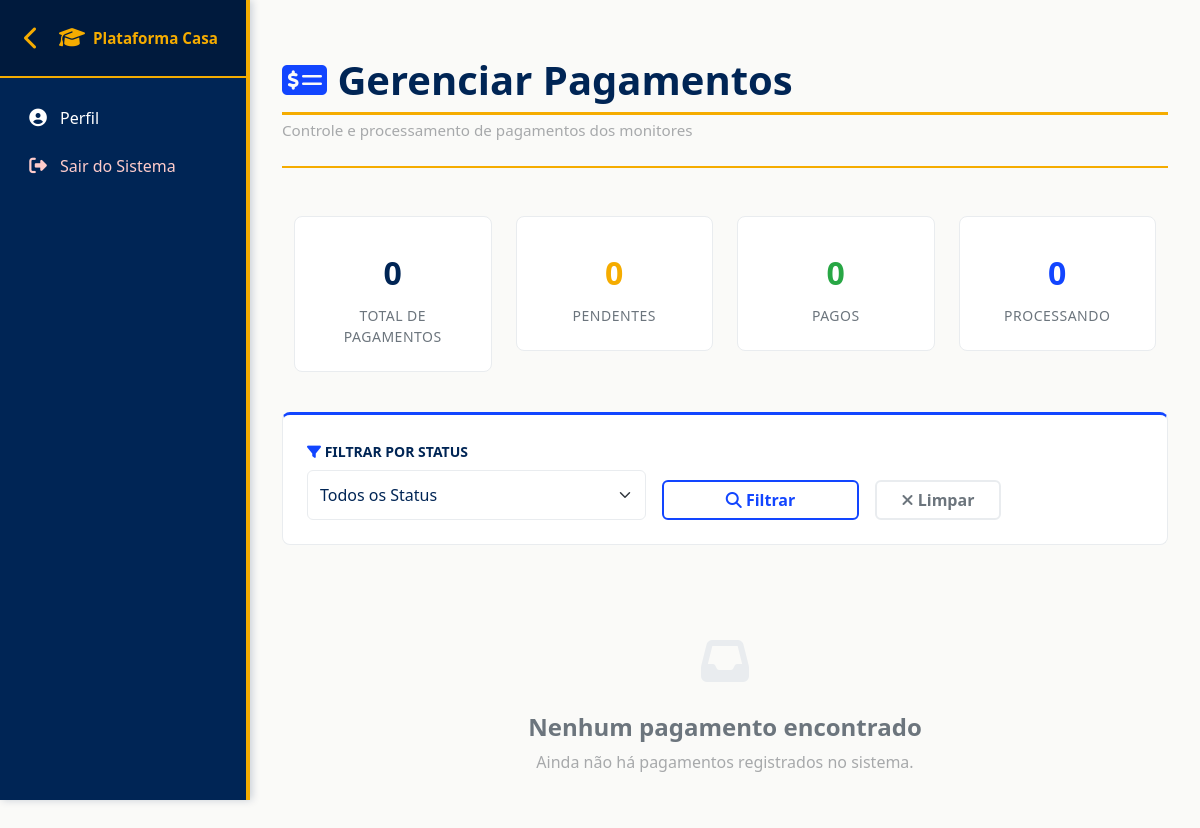
The app's page /gestao/pagamentos/, older data.
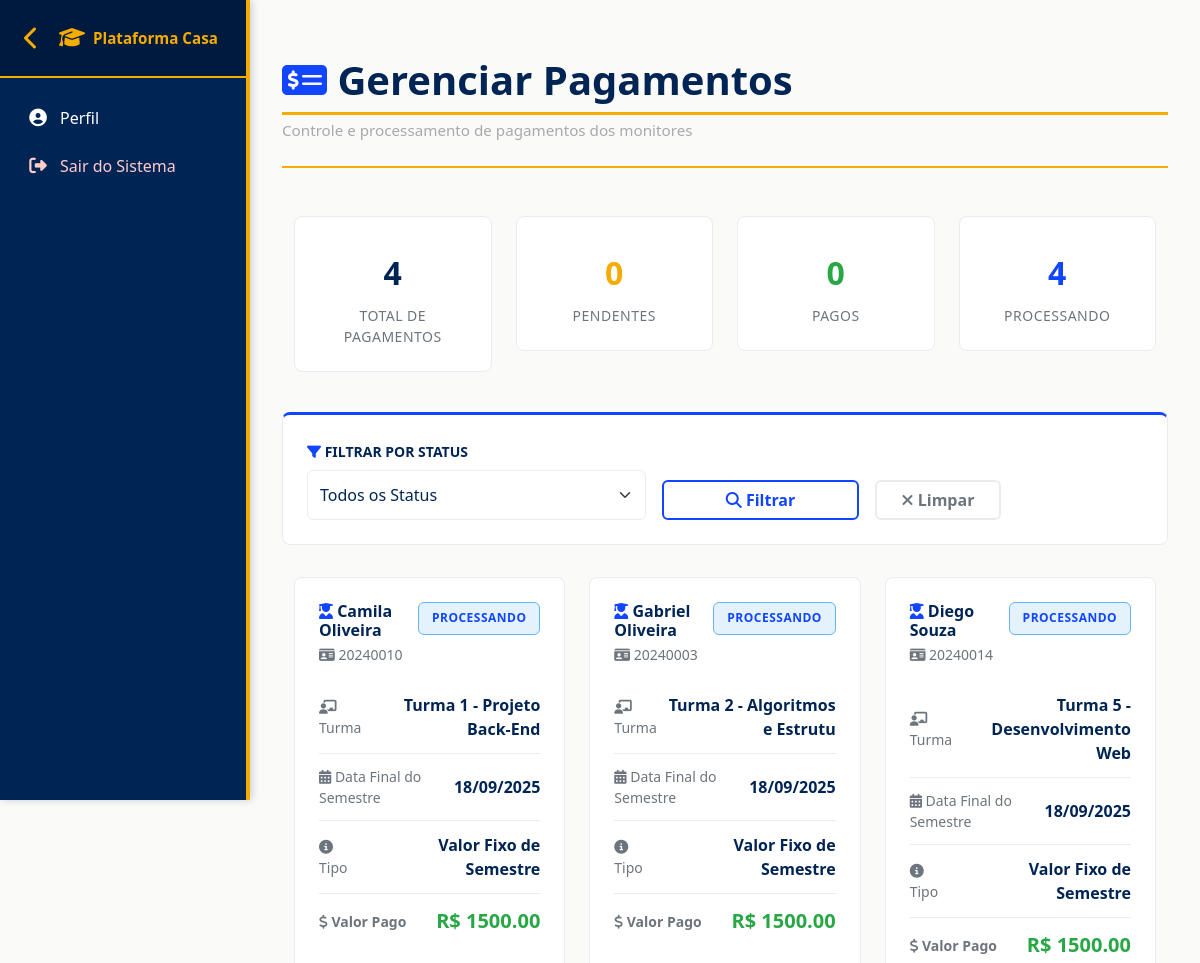
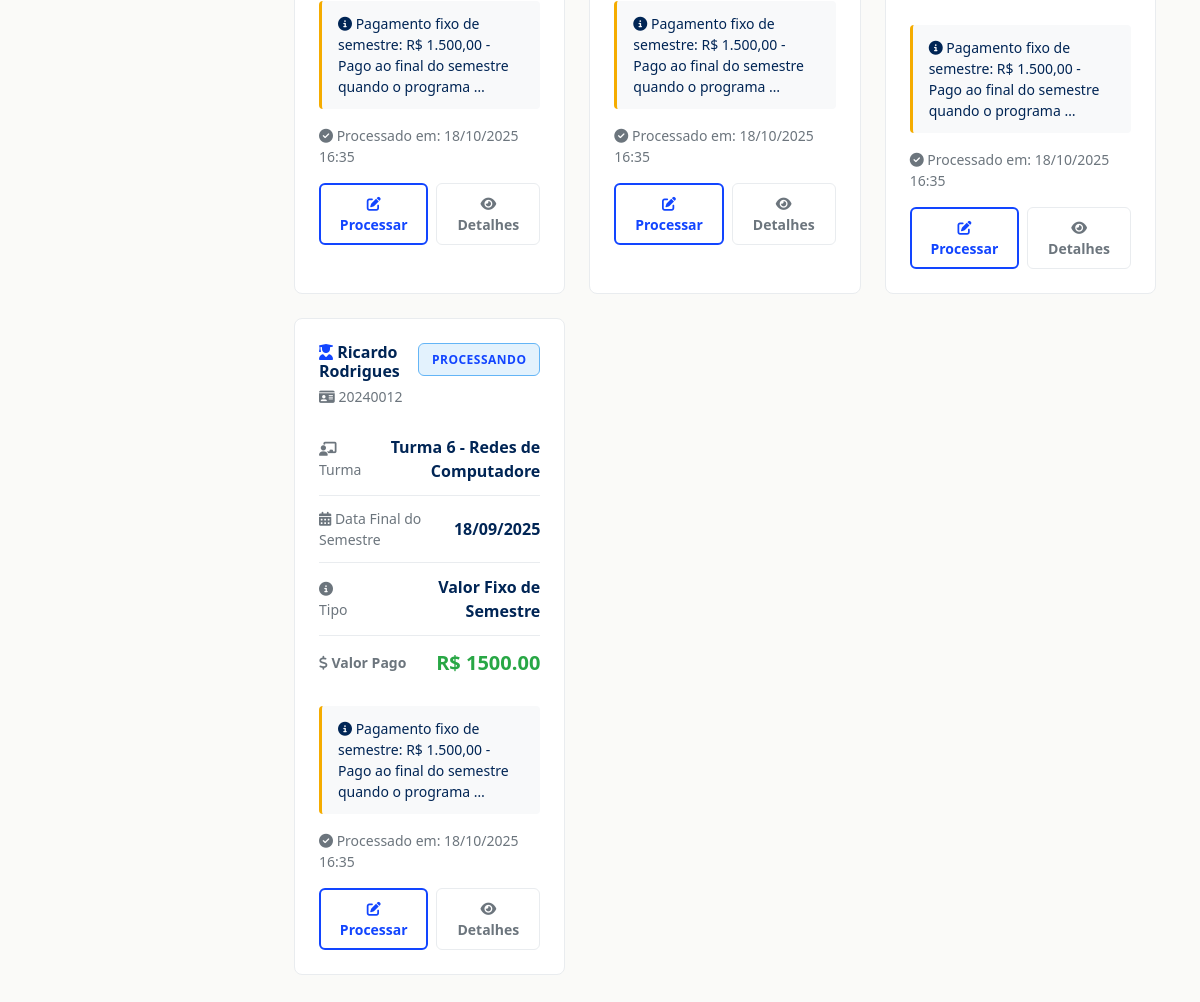
The same page, newer data (2 pictures, top to bottom).
### plataforma_Casa/models.py (models this page shows, shortened)
class StatusPagamento(models.Model):
    STATUS_CHOICES = [
        ('Pendente', 'Pendente'),
        ('Processando', 'Processando'),
        ('Pago', 'Pago'),
        ('Cancelado', 'Cancelado'),
    ]
    VALOR_SEMESTRE = Decimal('1500.00')  # Valor fixo: R$1.500 por semestre
    monitor = models.ForeignKey(Aluno, on_delete=models.CASCADE, related_name='pagamentos')
    turma = models.ForeignKey(Turma, on_delete=models.CASCADE, related_name='pagamentos')
    mes_referencia = models.DateField(help_text="Data final do semestre para este pagamento")
    valor_total = models.DecimalField(max_digits=10, decimal_places=2, editable=False, default=Decimal('1500.00'))
    status = models.CharField(max_length=50, choices=STATUS_CHOICES, default='Pendente')
    processado_por = models.ForeignKey(Funcionario, on_delete=models.SET_NULL, null=True, blank=True, related_name='pagamentos_processados')
    data_processamento = models.DateTimeField(null=True, blank=True)
    observacao = models.TextField(blank=True, null=True, help_text="Observações sobre o pagamento")
    criado_em = models.DateTimeField(auto_now_add=True)
    class Meta:
        verbose_name = 'Status de Pagamento'
        verbose_name_plural = 'Status de Pagamentos'
        ordering = ['-mes_referencia']

class Usuario(models.Model):
    nome = models.CharField(max_length=100)
    email = models.EmailField(max_length=100)
    tipo_usuario = models.ForeignKey(TipoUsuario, on_delete=models.CASCADE)
    ativo = models.BooleanField(default=True)

class Aluno(Usuario):
    matricula = models.CharField(max_length=20, unique=True)
    curso = models.ForeignKey(Curso, on_delete=models.CASCADE)
    data_ingresso = models.DateField()
    periodo = models.IntegerField()
    cr_geral = models.FloatField()

class Turma(models.Model):
    nome = models.CharField(max_length=100)
    vaga = models.ForeignKey(Vaga, on_delete=models.CASCADE)
    sala = models.ForeignKey(Sala, on_delete=models.CASCADE)
    descricao = models.TextField()
    data_inicio = models.DateField()
    data_fim = models.DateField()
    dias_da_semana = models.CharField(max_length=100)  # Ex: "Segunda, Quarta, Sexta"
    horario = models.CharField(max_length=50)  # Ex: "18:00 - 21:00"
    monitor = models.ForeignKey(Aluno, on_delete=models.CASCADE, related_name='monitorias')
    curso = models.ForeignKey(Curso, on_delete=models.CASCADE)
    ativo = models.BooleanField(default=True)
    criado_em = models.DateTimeField(auto_now_add=True)

class Vaga(models.Model):
    nome = models.CharField(max_length=100)
    curso = models.ForeignKey(Curso, on_delete=models.CASCADE)
    coordenador = models.ForeignKey(Funcionario, on_delete=models.CASCADE, related_name='vagas_coordenadas')
    descricao = models.TextField()
    requisitos = models.TextField()
    responsabilidades = models.TextField(blank=True, null=True)  # Novo campo
    numero_vagas = models.IntegerField(default=1)  # Novo campo
    disciplina = models.CharField(max_length=100, blank=True, null=True)  # Novo campo
    monitores = models.ManyToManyField(Aluno, related_name='vagas_inscritas', blank=True)
    ativo = models.BooleanField(default=True)
    criado_em = models.DateTimeField(auto_now_add=True)

### plataforma_Casa/views.py (the view)
# urls.py: path('gestao/pagamentos/', views.gerenciar_pagamentos, name='gerenciar_pagamentos'),
def gerenciar_pagamentos(request):
    pagamentos = StatusPagamento.objects.all().select_related('monitor', 'turma').order_by('-mes_referencia')
    status_filtro = request.GET.get('status')
    if status_filtro:
        pagamentos = pagamentos.filter(status=status_filtro)
    context = {'pagamentos': pagamentos}
    return render(request, 'gestao/pagamentos.html', context)

### plataforma_Casa/context_processors.py (called while the page is built, shortened)
def user_groups(request):
    return {
        'is_aluno': False,
        'is_monitor': False,
        'is_professor': False,
        'is_admin': False,
    }

### plataforma_Casa/templatetags/custom_filters.py (called while the page is built)
@register.filter
def filter_by_status(queryset, status):
    if not queryset:
        return []
    try:
        return queryset.filter(status=status)
    except Exception:
        if isinstance(queryset, list):
            return [item for item in queryset if hasattr(item, 'status') and item.status == status]
        return queryset

### plataforma_Casa/templates/gestao/pagamentos.html (shortened to what the changed rows need)
{% extends 'base.html' %}
{% load static %}
{% load custom_filters %}
{% block content %}
<div class="container-fluid py-4">
    <div class="page-header mb-5">
        <h1 class="mb-1" style="color: #002555; font-weight: 700;">
            <i class="fas fa-money-check-alt" style="color: #1245FF;"></i> Gerenciar Pagamentos
        </h1>
    </div>
    <div class="row mb-4">
        <div class="col-md-3 mb-3">
            <div class="stats-card">
                <div class="stats-value">{{ pagamentos|length }}</div>
                <div class="stats-label">Total de Pagamentos</div>
            </div>
        </div>
        <div class="col-md-3 mb-3">
            <div class="stats-card">
                <div style="font-size: 2rem; font-weight: 700; color: #1245FF; margin: 0.5rem 0;">
                    {% with processando=pagamentos|filter_by_status:'Processando' %}{{ processando|length }}{% endwith %}
                </div>
                <div class="stats-label">Processando</div>
            </div>
        </div>
    </div>
    {% if pagamentos %}
    <div class="row">
        {% for pagamento in pagamentos %}
        <div class="col-md-6 col-lg-4 mb-4">
            <div class="payment-card">
                <div class="card-body">
                    <div class="d-flex justify-content-between align-items-start mb-3">
                        <div>
                            <h5 class="card-title mb-1">
                                <i class="fas fa-user-graduate" style="color: #1245FF;"></i> {{ pagamento.monitor.nome }}
                            </h5>
                            <p class="text-muted small mb-0">
                                <i class="fas fa-id-card"></i> {{ pagamento.monitor.matricula }}
                            </p>
                        </div>
                        <span class="status-badge status-{{ pagamento.status|lower }}">
                            {{ pagamento.status }}
                        </span>
                    </div>
                    <div class="mb-3">
                        <div class="card-detail-row">
                            <span class="detail-label"><i class="fas fa-chalkboard-teacher"></i> Turma</span>
                            <span class="detail-value">{{ pagamento.turma.vaga.disciplina|default:pagamento.turma.nome }}</span>
                        </div>
                        <div class="card-detail-row">
                            <span class="detail-label"><i class="fas fa-calendar-alt"></i> Data Final do Semestre</span>
                            <span class="detail-value">{{ pagamento.mes_referencia|date:"d/m/Y" }}</span>
                        </div>
                        <div class="card-detail-row">
                            <span class="detail-label"><i class="fas fa-info-circle"></i> Tipo</span>
                            <span class="detail-value">Valor Fixo de Semestre</span>
                        </div>
                        <div class="card-detail-row">
                            <span class="detail-label"><strong><i class="fas fa-dollar-sign"></i> Valor Pago</strong></span>
                            <span class="detail-value-total">R$ {{ pagamento.valor_total|floatformat:2 }}</span>
                        </div>
                    </div>
                    {% if pagamento.observacao %}
                    <div class="observation-box">
                        <i class="fas fa-info-circle"></i> {{ pagamento.observacao|truncatewords:15 }}
                    </div>
                    {% endif %}
                    {% if pagamento.data_processamento %}
                    <p class="text-muted small mb-3">
                        <i class="fas fa-check-circle"></i> Processado em: {{ pagamento.data_processamento|date:"d/m/Y H:i" }}
                    </p>
                    {% endif %}
                    <div class="d-flex gap-2 mt-3">
                        <a href="{% url 'processar_pagamento' pagamento.id %}"
                           class="btn btn-action flex-fill">
                            <i class="fas fa-edit"></i> Processar
                        </a>
                        <button class="btn btn-details flex-fill"
                                data-bs-toggle="modal"
                                data-bs-target="#detalhesModal{{ pagamento.id }}">
                            <i class="fas fa-eye"></i> Detalhes
                        </button>
                    </div>
                </div>
            </div>
        </div>
        {% endfor %}
    </div>
    {% else %}
    <div class="empty-state">
        <div class="empty-state-icon"><i class="fas fa-inbox"></i></div>
        <h4>Nenhum pagamento encontrado</h4>
        <p class="text-muted">
            {% if request.GET.status %}
            Não há pagamentos com o status selecionado.
            {% else %}
            Ainda não há pagamentos registrados no sistema.
            {% endif %}
        </p>
    </div>
    {% endif %}
</div>
{% endblock %}

Row changes from the older to the newer data that the page shows:
added StatusPagamento: monitor.nome "Camila Oliveira", monitor.matricula "20240010", status "PROCESSANDO", turma.vaga.disciplina "Turma 1 - Projeto Back-End", mes_referencia "18/09/2025", valor_total "1500.00", observacao "Pagamento fixo de semestre: R$ 1.500,00 - Pago ao final do semestre quando o programa …", data_processamento "18/10/2025 16:35"
added StatusPagamento: monitor.nome "Gabriel Oliveira", monitor.matricula "20240003", status "PROCESSANDO", turma.vaga.disciplina "Turma 2 - Algoritmos e Estrutu", mes_referencia "18/09/2025", valor_total "1500.00", observacao "Pagamento fixo de semestre: R$ 1.500,00 - Pago ao final do semestre quando o programa …", data_processamento "18/10/2025 16:35"
added StatusPagamento: monitor.nome "Diego Souza", monitor.matricula "20240014", status "PROCESSANDO", turma.vaga.disciplina "Turma 5 - Desenvolvimento Web", mes_referencia "18/09/2025", valor_total "1500.00", observacao "Pagamento fixo de semestre: R$ 1.500,00 - Pago ao final do semestre quando o programa …", data_processamento "18/10/2025 16:35"
added StatusPagamento: monitor.nome "Ricardo Rodrigues", monitor.matricula "20240012", status "PROCESSANDO", turma.vaga.disciplina "Turma 6 - Redes de Computadore", mes_referencia "18/09/2025", valor_total "1500.00", observacao "Pagamento fixo de semestre: R$ 1.500,00 - Pago ao final do semestre quando o programa …", data_processamento "18/10/2025 16:35"
Text that changed along with them:
{{ pagamentos|length }}: "0" → "4"
{{ processando|length }}: "0" → "4"
text no longer shown: "Nenhum pagamento encontrado Ainda não há pagamentos registrados no sistema."
